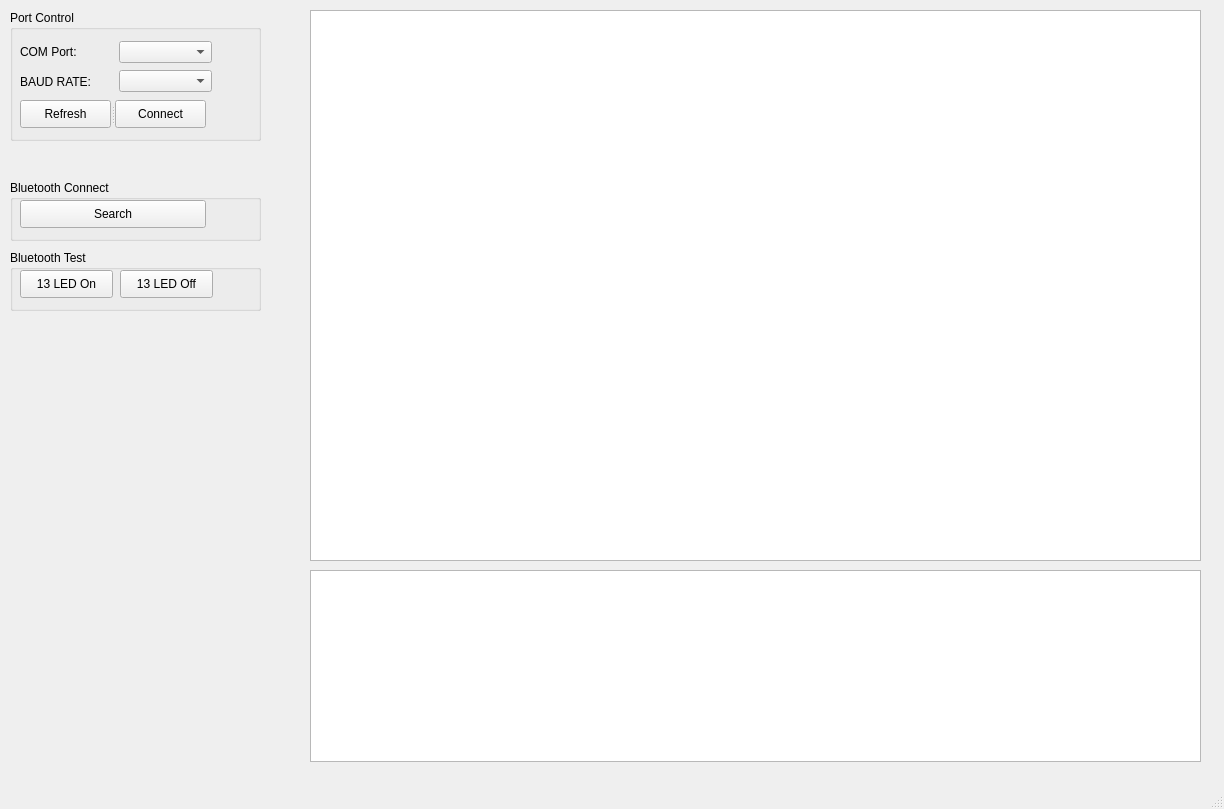
<?xml version="1.0" encoding="UTF-8"?>
<ui version="4.0">
 <author>Jongwhwa Park</author>
 <class>MainWindow</class>
 <widget class="QMainWindow" name="MainWindow">
  <property name="geometry">
   <rect>
    <x>0</x>
    <y>0</y>
    <width>1224</width>
    <height>809</height>
   </rect>
  </property>
  <property name="windowTitle">
   <string>GshSAT (suakii@gmail.com) [2024]</string>
  </property>
  <widget class="QWidget" name="centralwidget">
   <widget class="QGroupBox" name="programControlGroup">
    <property name="geometry">
     <rect>
      <x>10</x>
      <y>10</y>
      <width>251</width>
      <height>131</height>
     </rect>
    </property>
    <property name="title">
     <string>Port Control</string>
    </property>
    <widget class="QWidget" name="layoutWidget">
     <property name="geometry">
      <rect>
       <x>10</x>
       <y>30</y>
       <width>192</width>
       <height>53</height>
      </rect>
     </property>
     <layout class="QHBoxLayout" name="horizontalLayout">
      <item>
       <layout class="QVBoxLayout" name="verticalLayout_2">
        <item>
         <widget class="QLabel" name="comPortLabel">
          <property name="text">
           <string>COM Port:</string>
          </property>
         </widget>
        </item>
        <item>
         <widget class="QLabel" name="baudRateLabel">
          <property name="text">
           <string>BAUD RATE:</string>
          </property>
         </widget>
        </item>
       </layout>
      </item>
      <item>
       <layout class="QVBoxLayout" name="verticalLayout">
        <item>
         <widget class="QComboBox" name="comPortComboBox">
          <property name="enabled">
           <bool>true</bool>
          </property>
          <property name="focusPolicy">
           <enum>Qt::NoFocus</enum>
          </property>
         </widget>
        </item>
        <item>
         <widget class="QComboBox" name="baudRateComboBox"/>
        </item>
       </layout>
      </item>
     </layout>
    </widget>
    <widget class="QSplitter" name="splitter">
     <property name="geometry">
      <rect>
       <x>10</x>
       <y>90</y>
       <width>186</width>
       <height>28</height>
      </rect>
     </property>
     <property name="orientation">
      <enum>Qt::Horizontal</enum>
     </property>
     <widget class="QPushButton" name="refreshButton">
      <property name="text">
       <string>Refresh</string>
      </property>
     </widget>
     <widget class="QPushButton" name="connectButton">
      <property name="text">
       <string>Connect</string>
      </property>
     </widget>
    </widget>
   </widget>
   <widget class="GraphicsLayoutWidget" name="graphicsView">
    <property name="geometry">
     <rect>
      <x>310</x>
      <y>10</y>
      <width>891</width>
      <height>551</height>
     </rect>
    </property>
   </widget>
   <widget class="QTextBrowser" name="logTextBrowser">
    <property name="geometry">
     <rect>
      <x>310</x>
      <y>570</y>
      <width>891</width>
      <height>192</height>
     </rect>
    </property>
   </widget>
   <widget class="QGroupBox" name="programControlGroup_2">
    <property name="geometry">
     <rect>
      <x>10</x>
      <y>180</y>
      <width>251</width>
      <height>61</height>
     </rect>
    </property>
    <property name="title">
     <string>Bluetooth Connect</string>
    </property>
    <widget class="QSplitter" name="splitter_4">
     <property name="geometry">
      <rect>
       <x>10</x>
       <y>20</y>
       <width>186</width>
       <height>28</height>
      </rect>
     </property>
     <property name="orientation">
      <enum>Qt::Horizontal</enum>
     </property>
     <widget class="QPushButton" name="btSearchButton">
      <property name="text">
       <string>Search</string>
      </property>
     </widget>
    </widget>
   </widget>
   <widget class="QGroupBox" name="programControlGroup_3">
    <property name="geometry">
     <rect>
      <x>10</x>
      <y>250</y>
      <width>251</width>
      <height>61</height>
     </rect>
    </property>
    <property name="title">
     <string>Bluetooth Test</string>
    </property>
    <widget class="QPushButton" name="ledOnButton">
     <property name="geometry">
      <rect>
       <x>10</x>
       <y>20</y>
       <width>93</width>
       <height>28</height>
      </rect>
     </property>
     <property name="text">
      <string>13 LED On</string>
     </property>
    </widget>
    <widget class="QPushButton" name="ledOffButton">
     <property name="geometry">
      <rect>
       <x>110</x>
       <y>20</y>
       <width>93</width>
       <height>28</height>
      </rect>
     </property>
     <property name="text">
      <string>13 LED Off</string>
     </property>
    </widget>
   </widget>
  </widget>
  <widget class="QStatusBar" name="statusbar"/>
 </widget>
 <customwidgets>
  <customwidget>
   <class>GraphicsLayoutWidget</class>
   <extends>QGraphicsView</extends>
   <header>pyqtgraph</header>
  </customwidget>
 </customwidgets>
 <resources/>
 <connections/>
 <designerdata>
  <property name="gridDeltaX">
   <number>10</number>
  </property>
  <property name="gridDeltaY">
   <number>10</number>
  </property>
  <property name="gridSnapX">
   <bool>true</bool>
  </property>
  <property name="gridSnapY">
   <bool>true</bool>
  </property>
  <property name="gridVisible">
   <bool>true</bool>
  </property>
 </designerdata>
</ui>
